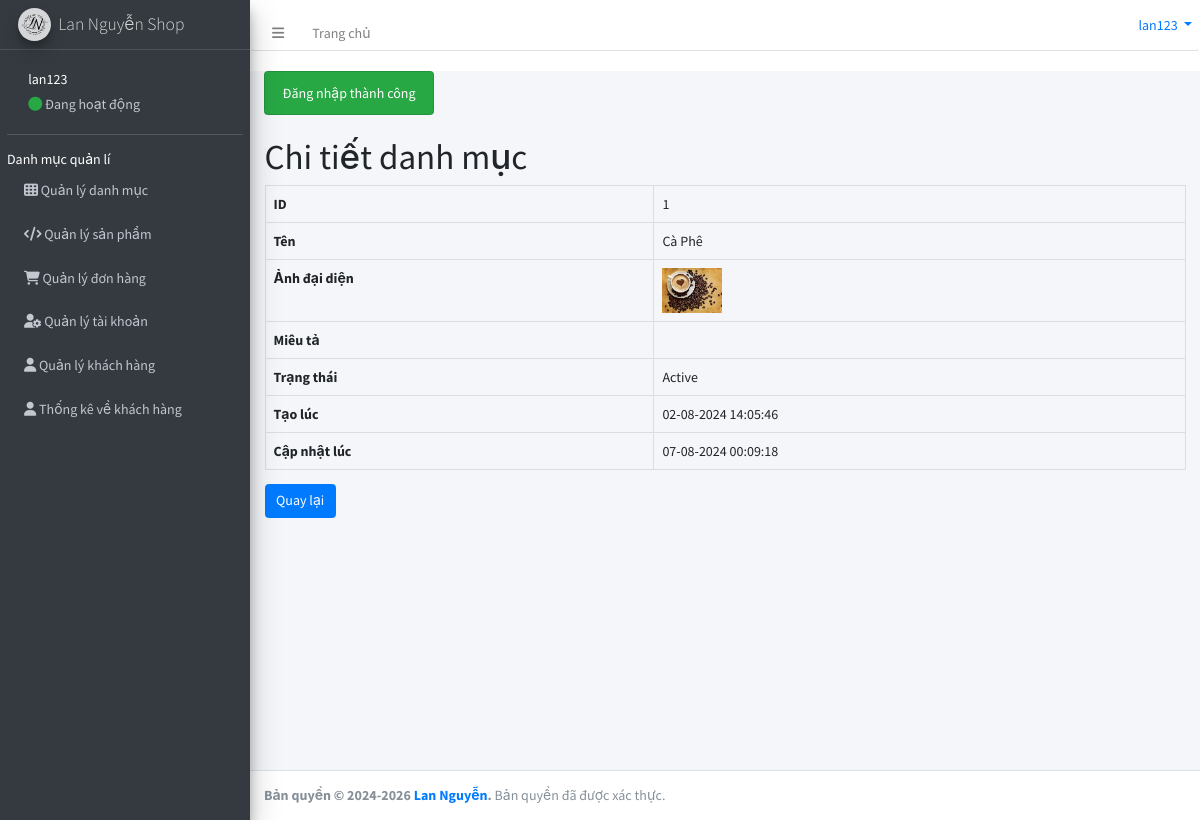
The app's page /backend/index.php?controller=category&action=detail&id=1 (signed in) with its own data.
### tables this page shows
CREATE TABLE `categories` (
  `id` int(11) NOT NULL,
  `name` varchar(255) NOT NULL,
  `avatar` varchar(255) DEFAULT NULL,
  `description` text DEFAULT NULL,
  `status` tinyint(3) DEFAULT 0,
  `created_at` timestamp NOT NULL DEFAULT current_timestamp(),
  `updated_at` datetime DEFAULT NULL
);

### backend/controllers/Controller.php (called while the page is built, shortened)
<?php
class Controller
{
    public function view($file, $variables = []){
        extract($variables);
        require_once "$file";
        $render_view = ob_get_clean();
        return $render_view;
    }
}

### backend/controllers/CategoryController.php (called while the page is built, shortened)
<?php
require_once 'controllers/Controller.php';
require_once 'models/Category.php';
class CategoryController extends Controller
{
  public function detail()
  {
    $id = $_GET['id'];
    $category_model = new Category();
    $category = $category_model->getCategoryById($id);
    $this->content = $this->view('views/categories/detail.php', [
      'category' => $category
    ]);
    require_once 'views/layouts/main.php';
  }
}
?>

### backend/index.php (called while the page is built, shortened)
<?php
$action = isset($_GET['action']) ? $_GET['action'] : 'index';
$object = new $controller();
$object->$action();

### backend/models/Model.php (called while the page is built, shortened)
<?php
class Model
{
    public function __construct()
    {
        $this->connection = $this->getConnection();
    }
    public function getConnection(){
        try {
            $connection = new PDO(DB_DSN, DB_USERNAME, DB_PASSWORD);
        } catch (PDOException $e) {
            die("Kết nối CSDL thất bại: " . $e->getMessage());
        }
        return $connection;
    }
}

### backend/models/Category.php (called while the page is built, shortened)
<?php
require_once 'models/Model.php';
class Category extends Model
{
    public function getCategoryById($id)
    {
        $obj_select = $this->connection->prepare('SELECT * FROM categories WHERE id = :id');
        $arr_select = [
            ':id' => $id
        ];
        $obj_select->execute($arr_select);
        $categories = $obj_select->fetchAll(PDO::FETCH_ASSOC);
        if (isset($categories[0])) {
            return $categories[0];
        }
        return [];
    }
}

### backend/views/categories/detail.php (the view, shortened to what this page needs)
<h1>Chi tiết danh mục</h1>
<table class="table table-bordered">
    <tr>
        <th>ID</th>
        <td><?php echo $category['id']; ?></td>
    </tr>
    <tr>
        <th>Tên</th>
        <td><?php echo $category['name']; ?></td>
    </tr>
    <tr>
        <th>Ảnh đại diện</th>
        <td>
            <?php if (!empty($category['avatar'])): ?>
            <img src="assets/uploads/<?php echo $category['avatar'] ?>" width="60" />
            <?php endif; ?>
        </td>
    </tr>
    <tr>
        <th>Miêu tả</th>
        <td><?php echo $category['description']; ?></td>
    </tr>
    <tr>
        <th>Trạng thái</th>
        <td>
            <?php
            $status_text = 'Active';
            echo $status_text;
            ?>
        </td>
    </tr>
    <tr>
        <th>Tạo lúc</th>
        <td>
            <?php echo date('d-m-Y H:i:s', strtotime($category['created_at'])); ?>
        </td>
    </tr>
    <tr>
        <th>Cập nhật lúc</th>
        <td>
            <?php echo date('d-m-Y H:i:s', strtotime($category['updated_at'])); ?>
        </td>
    </tr>
</table>
<a class="btn btn-primary" href="index.php?controller=category">Quay lại</a>

### backend/assets/css/style.css (style rules this page uses)
:root { --font-size-main: 14px; --main-color: #0a0a0a; --color-white: #f5f5f5; --color-red: #f81610; }
html, body { font-size: var(--font-size-main); }

### records on screen
categories: id "1", name "Cà Phê", avatar (picture), created_at "02-08-2024 14:05:46", updated_at "07-08-2024 00:09:18"

### other values on screen
$username "lan123"
$_SESSION['success'] "Đăng nhập thành công"
$status_text "Active"
